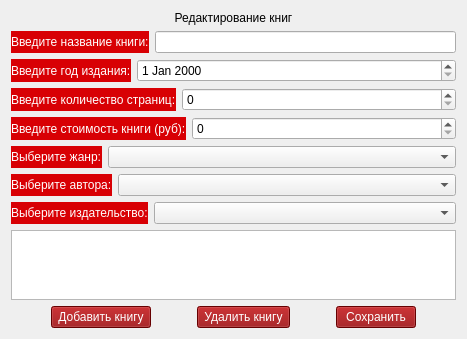
        <widget class="QWidget" name="page_6_for_admin">
         <layout class="QVBoxLayout" name="verticalLayout_14">
          <item>
           <layout class="QHBoxLayout" name="horizontalLayout_17">
            <item>
             <widget class="QLabel" name="label_14">
              <property name="styleSheet">
               <string notr="true">font: 11pt &quot;Comic Sans MS&quot;;</string>
              </property>
              <property name="text">
               <string>Редактирование книг</string>
              </property>
              <property name="alignment">
               <set>Qt::AlignCenter</set>
              </property>
             </widget>
            </item>
           </layout>
          </item>
          <item>
           <layout class="QVBoxLayout" name="verticalLayout_5">
            <item>
             <layout class="QHBoxLayout" name="horizontalLayout_18" stretch="0,100">
              <item>
               <widget class="QLabel" name="label_15">
                <property name="styleSheet">
                 <string notr="true">background-color: rgb(216, 0, 4);
color: rgb(255, 255, 255);
font: 9pt &quot;Comic Sans MS&quot;;</string>
                </property>
                <property name="text">
                 <string>Введите название книги:</string>
                </property>
               </widget>
              </item>
              <item>
               <widget class="QLineEdit" name="edit_title_book"/>
              </item>
             </layout>
            </item>
            <item>
             <layout class="QHBoxLayout" name="horizontalLayout_10" stretch="0,100">
              <item>
               <widget class="QLabel" name="label_7">
                <property name="styleSheet">
                 <string notr="true">background-color: rgb(216, 0, 4);
color: rgb(255, 255, 255);
font: 9pt &quot;Comic Sans MS&quot;;</string>
                </property>
                <property name="text">
                 <string>Введите год издания:</string>
                </property>
               </widget>
              </item>
              <item>
               <widget class="QDateEdit" name="year"/>
              </item>
             </layout>
            </item>
            <item>
             <layout class="QHBoxLayout" name="horizontalLayout_28" stretch="0,100">
              <item>
               <widget class="QLabel" name="label_29">
                <property name="styleSheet">
                 <string notr="true">background-color: rgb(216, 0, 4);
color: rgb(255, 255, 255);
font: 9pt &quot;Comic Sans MS&quot;;</string>
                </property>
                <property name="text">
                 <string>Введите количество страниц:</string>
                </property>
               </widget>
              </item>
              <item>
               <widget class="QSpinBox" name="spin_lists"/>
              </item>
             </layout>
            </item>
            <item>
             <layout class="QHBoxLayout" name="horizontalLayout_19" stretch="0,100">
              <item>
               <widget class="QLabel" name="label_18">
                <property name="styleSheet">
                 <string notr="true">background-color: rgb(216, 0, 4);
color: rgb(255, 255, 255);
font: 9pt &quot;Comic Sans MS&quot;;</string>
                </property>
                <property name="text">
                 <string>Введите стоимость книги (руб):</string>
                </property>
               </widget>
              </item>
              <item>
               <widget class="QSpinBox" name="spin_cost">
                <property name="maximum">
                 <number>100000</number>
                </property>
               </widget>
              </item>
             </layout>
            </item>
            <item>
             <layout class="QHBoxLayout" name="horizontalLayout_24" stretch="0,100">
              <item>
               <widget class="QLabel" name="label_19">
                <property name="styleSheet">
                 <string notr="true">background-color: rgb(216, 0, 4);
color: rgb(255, 255, 255);
font: 9pt &quot;Comic Sans MS&quot;;</string>
                </property>
                <property name="text">
                 <string>Выберите жанр:</string>
                </property>
               </widget>
              </item>
              <item>
               <widget class="QComboBox" name="comboBox_genre"/>
              </item>
             </layout>
            </item>
            <item>
             <layout class="QHBoxLayout" name="horizontalLayout_23" stretch="0,100">
              <item>
               <widget class="QLabel" name="label_17">
                <property name="styleSheet">
                 <string notr="true">background-color: rgb(216, 0, 4);
color: rgb(255, 255, 255);
font: 9pt &quot;Comic Sans MS&quot;;</string>
                </property>
                <property name="text">
                 <string>Выберите автора:</string>
                </property>
               </widget>
              </item>
              <item>
               <widget class="QComboBox" name="comboBox_author"/>
              </item>
             </layout>
            </item>
            <item>
             <layout class="QHBoxLayout" name="horizontalLayout_22" stretch="0,100">
              <item>
               <widget class="QLabel" name="label_16">
                <property name="styleSheet">
                 <string notr="true">background-color: rgb(216, 0, 4);
color: rgb(255, 255, 255);
font: 9pt &quot;Comic Sans MS&quot;;</string>
                </property>
                <property name="text">
                 <string>Выберите издательство:</string>
                </property>
               </widget>
              </item>
              <item>
               <widget class="QComboBox" name="comboBox_ph"/>
              </item>
             </layout>
            </item>
           </layout>
          </item>
          <item>
           <widget class="QTableWidget" name="table_book">
            <property name="sizeAdjustPolicy">
             <enum>QAbstractScrollArea::AdjustToContents</enum>
            </property>
            <attribute name="horizontalHeaderStretchLastSection">
             <bool>true</bool>
            </attribute>
           </widget>
          </item>
          <item>
           <layout class="QHBoxLayout" name="horizontalLayout_21">
            <item>
             <spacer name="horizontalSpacer_13">
              <property name="orientation">
               <enum>Qt::Horizontal</enum>
              </property>
              <property name="sizeHint" stdset="0">
               <size>
                <width>40</width>
                <height>20</height>
               </size>
              </property>
             </spacer>
            </item>
            <item>
             <widget class="QPushButton" name="btn_new_book">
              <property name="styleSheet">
               <string notr="true">background-color: rgb(143, 0, 2);
font: 9pt &quot;Comic Sans MS&quot;;
color: rgb(255, 255, 255);</string>
              </property>
              <property name="text">
               <string> Добавить книгу </string>
              </property>
             </widget>
            </item>
            <item>
             <spacer name="horizontalSpacer_14">
              <property name="orientation">
               <enum>Qt::Horizontal</enum>
              </property>
              <property name="sizeHint" stdset="0">
               <size>
                <width>40</width>
                <height>20</height>
               </size>
              </property>
             </spacer>
            </item>
            <item>
             <widget class="QPushButton" name="btn_delete_book">
              <property name="styleSheet">
               <string notr="true">background-color: rgb(143, 0, 2);
font: 9pt &quot;Comic Sans MS&quot;;
color: rgb(255, 255, 255);</string>
              </property>
              <property name="text">
               <string> Удалить книгу </string>
              </property>
             </widget>
            </item>
            <item>
             <spacer name="horizontalSpacer_15">
              <property name="orientation">
               <enum>Qt::Horizontal</enum>
              </property>
              <property name="sizeHint" stdset="0">
               <size>
                <width>40</width>
                <height>20</height>
               </size>
              </property>
             </spacer>
            </item>
            <item>
             <widget class="QPushButton" name="btn_save_book">
              <property name="styleSheet">
               <string notr="true">background-color: rgb(143, 0, 2);
font: 9pt &quot;Comic Sans MS&quot;;
color: rgb(255, 255, 255);</string>
              </property>
              <property name="text">
               <string> Сохранить </string>
              </property>
             </widget>
            </item>
            <item>
             <spacer name="horizontalSpacer_16">
              <property name="orientation">
               <enum>Qt::Horizontal</enum>
              </property>
              <property name="sizeHint" stdset="0">
               <size>
                <width>40</width>
                <height>20</height>
               </size>
              </property>
             </spacer>
            </item>
           </layout>
          </item>
         </layout>
        </widget>
